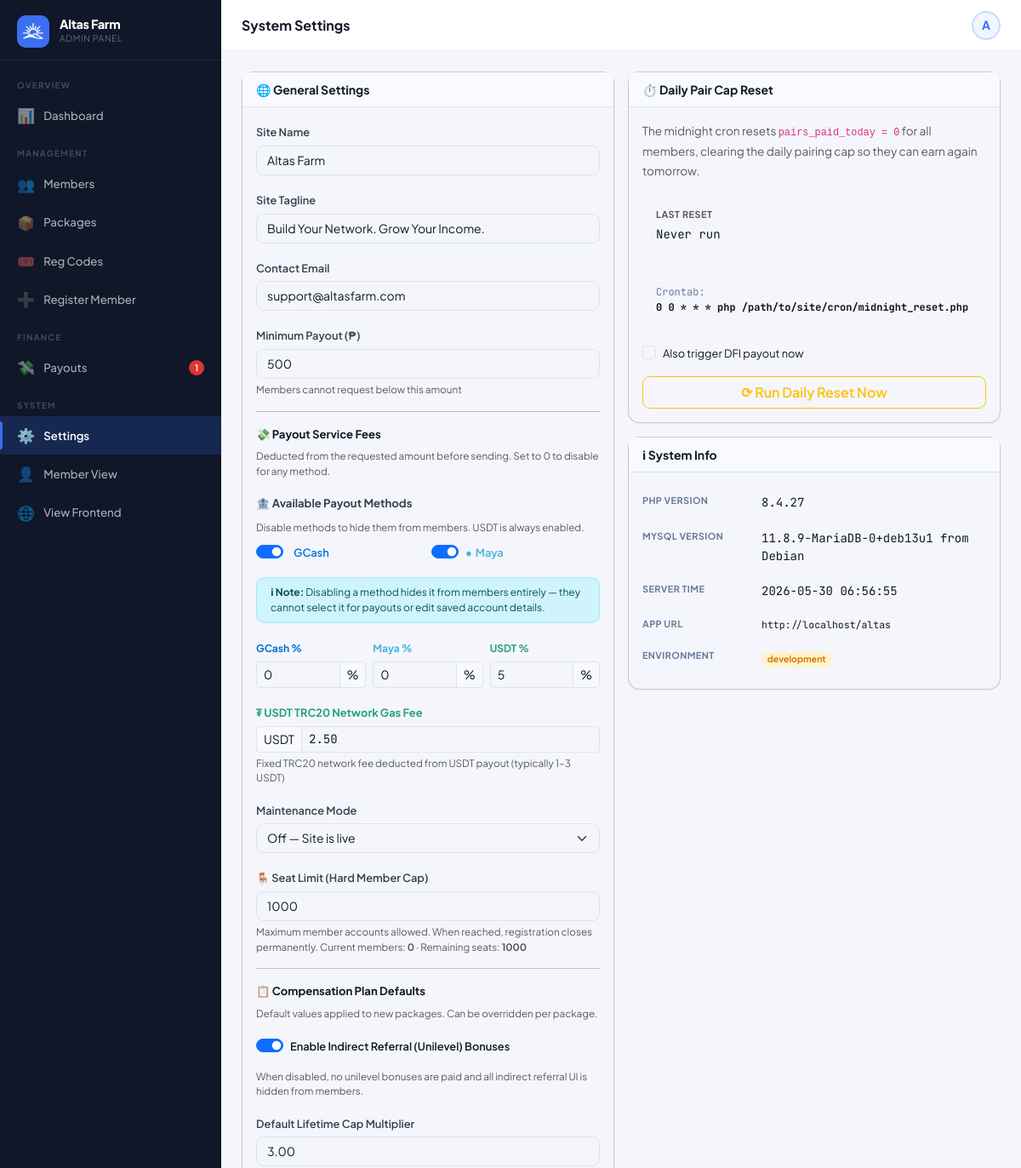
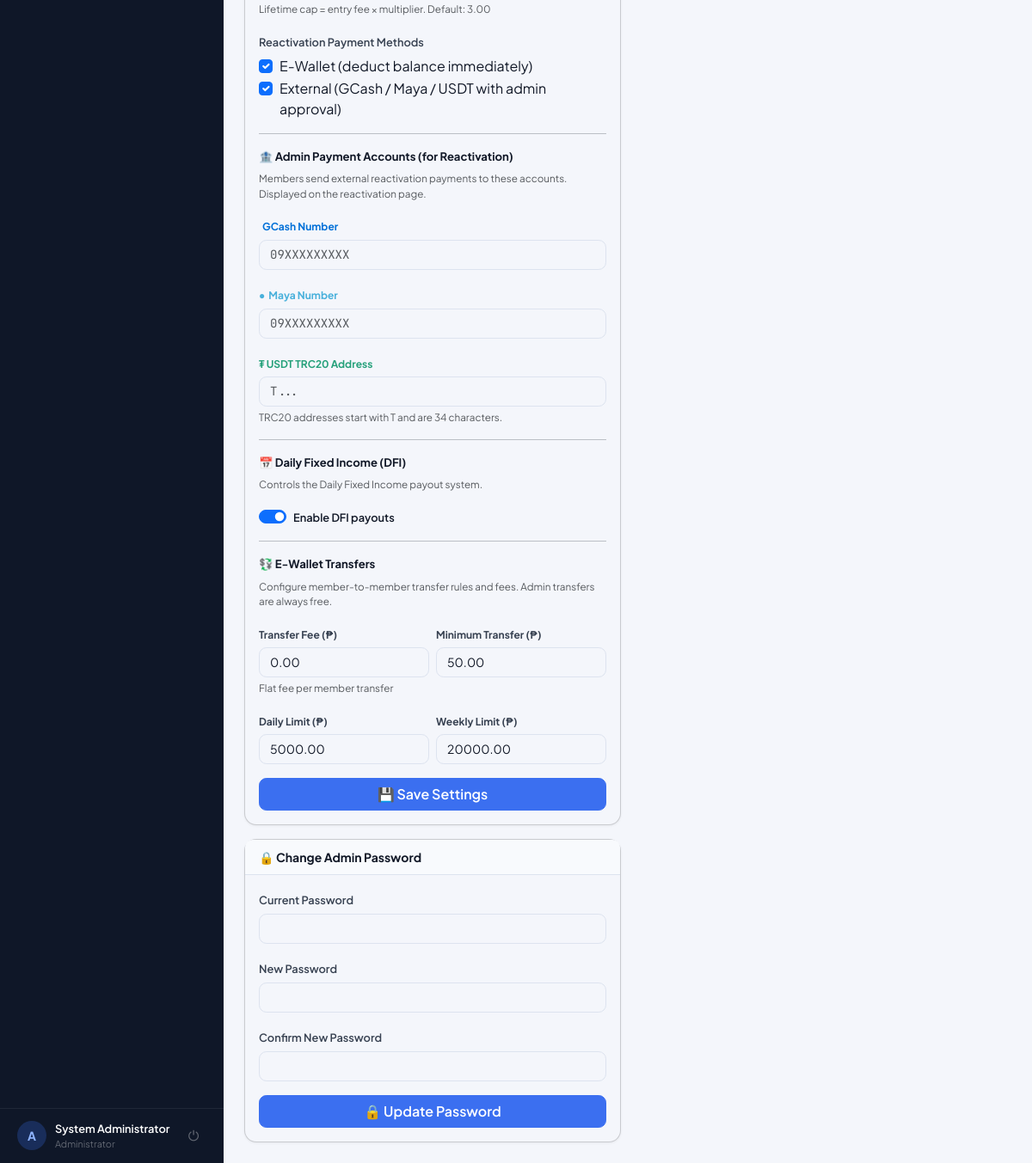
Screenshot of /?page=admin_settings (signed in) with the database file from the repository (2 pictures, top to bottom).
### tables this page shows
CREATE TABLE settings (
  key_name   VARCHAR(80) NOT NULL PRIMARY KEY,
  value      TEXT        NOT NULL,
  updated_at TIMESTAMP DEFAULT CURRENT_TIMESTAMP ON UPDATE CURRENT_TIMESTAMP
);

CREATE TABLE users (
  id                INT UNSIGNED AUTO_INCREMENT PRIMARY KEY,
  username          VARCHAR(40)  NOT NULL UNIQUE,
  password_hash     VARCHAR(255) NOT NULL,
  role              ENUM('member','admin') NOT NULL DEFAULT 'member',
  package_id        INT UNSIGNED NULL,
  reg_code_id       INT UNSIGNED NULL,

   
  sponsor_id        INT UNSIGNED NULL,
  binary_parent_id  INT UNSIGNED NULL,
  binary_position   ENUM('left','right') NULL,

   
  left_count        INT UNSIGNED NOT NULL DEFAULT 0,
  right_count       INT UNSIGNED NOT NULL DEFAULT 0,
  pairs_paid        INT UNSIGNED NOT NULL DEFAULT 0,
  pairs_flushed     INT UNSIGNED NOT NULL DEFAULT 0,
  pairs_paid_today  INT UNSIGNED NOT NULL DEFAULT 0,   

   
  lifetime_earned       DECIMAL(14,2) NOT NULL DEFAULT 0.00,
  cap_status            ENUM('active','capped','perminact') NOT NULL DEFAULT 'active',
  capping_bypass        TINYINT(1)   NOT NULL DEFAULT 0,
  daily_cap_bypass      TINYINT(1)   NOT NULL DEFAULT 0,
  capped_at             TIMESTAMP NULL,
  last_reactivation_at  TIMESTAMP NULL,
  dfi_days_used         INT UNSIGNED NOT NULL DEFAULT 0,
  dfi_active            TINYINT(1)   NOT NULL DEFAULT 1,

   
  full_name         VARCHAR(120) NULL,
  email             VARCHAR(120) NULL,
  mobile            VARCHAR(20)  NULL,
  gcash_number      VARCHAR(20)  NULL,
  maya_number       VARCHAR(20)  NULL,
  usdt_address      VARCHAR(100) NULL,
  address           TEXT         NULL,
  photo             VARCHAR(200) NULL,

  ewallet_balance       DECIMAL(14,2) NOT NULL DEFAULT 0.00,
  withdrawable_balance  DECIMAL(14,2) NOT NULL DEFAULT 0.00,
  status                ENUM('active','suspended','pending') NOT NULL DEFAULT 'active',
  joined_at         TIMESTAMP DEFAULT CURRENT_TIMESTAMP,
  last_login        TIMESTAMP NULL,

  FOREIGN KEY (sponsor_id)       REFERENCES users(id) ON DELETE SET NULL,
  FOREIGN KEY (binary_parent_id) REFERENCES users(id) ON DELETE SET NULL,
  FOREIGN KEY (package_id)       REFERENCES packages(id) ON DELETE SET NULL
);

### views/admin/settings.php (the view, shortened to what the rows shown need)
<?php require 'views/partials/head.php'; ?>
<?php require 'views/partials/sidebar_admin.php'; ?>
<div class="main-content">
  <?php require 'views/partials/topbar.php'; ?>
  <div class="page-content">
    <div class="row g-3">
      <div class="col-12 col-lg-6 d-flex flex-column gap-3">
        <div class="card">
          <div class="card-body">
            <form method="POST" action="<?= APP_URL ?>/?page=admin_save_settings">
              <div class="mb-3"><label class="form-label">Site Tagline</label><input type="text" name="site_tagline" class="form-control" value="<?= e(setting('site_tagline')) ?>"></div>
              <div class="mb-3"><label class="form-label">Contact Email</label><input type="email" name="contact_email" class="form-control" value="<?= e(setting('contact_email')) ?>"></div>
              <div class="mb-3">
                <label class="form-label">Minimum Payout (₱)</label>
                <input type="number" name="min_payout" class="form-control" min="0" step="0.01" value="<?= e(setting('min_payout', '500')) ?>">
                <div class="form-text">Members cannot request below this amount</div>
              </div>
                      <input class="form-check-input" type="checkbox" name="gcash_enabled" id="gcashEnabled" value="1" <?= setting('gcash_enabled', '1') === '1' ? 'checked' : '' ?>>
                      <input class="form-check-input" type="checkbox" name="maya_enabled" id="mayaEnabled" value="1" <?= setting('maya_enabled', '1') === '1' ? 'checked' : '' ?>>
              <div class="row g-2 mb-3">
                <div class="col-4">
                  <div class="input-group input-group-sm">
                    <input type="number" name="service_fee_gcash" class="form-control" min="0" max="100" step="0.01" value="<?= e(setting('service_fee_gcash', '0')) ?>">
                    <span class="input-group-text">%</span>
                  </div>
                </div>
                <div class="col-4">
                  <div class="input-group input-group-sm">
                    <input type="number" name="service_fee_maya" class="form-control" min="0" max="100" step="0.01" value="<?= e(setting('service_fee_maya', '0')) ?>">
                    <span class="input-group-text">%</span>
                  </div>
                </div>
                <div class="col-4">
                  <div class="input-group input-group-sm">
                    <input type="number" name="service_fee_usdt" class="form-control" min="0" max="100" step="0.01" value="<?= e(setting('service_fee_usdt', '5')) ?>">
                    <span class="input-group-text">%</span>
                  </div>
                </div>
              </div>
              <div class="mb-3">
                <div class="input-group input-group-sm">
                  <span class="input-group-text">USDT</span>
                  <input type="number" name="usdt_gas_fee" class="form-control font-mono" min="0" step="0.0001" value="<?= e(setting('usdt_gas_fee', '2.50')) ?>">
                </div>
              </div>
              <div class="mb-3">
                <label class="form-label">Default Lifetime Cap Multiplier</label>
                <input type="number" name="default_cap_multiplier" class="form-control" min="0" step="0.01" value="<?= e(setting('default_cap_multiplier', '3.00')) ?>">
                <div class="form-text">Lifetime cap = entry fee × multiplier. Default: 3.00</div>
              </div>
                  <input class="form-check-input" type="checkbox" name="reactivation_ewallet_enabled" id="reEwEnabled" value="1" <?= setting('reactivation_ewallet_enabled', '1') === '1' ? 'checked' : '' ?>>
                  <input class="form-check-input" type="checkbox" name="reactivation_external_enabled" id="reExtEnabled" value="1" <?= setting('reactivation_external_enabled', '1') === '1' ? 'checked' : '' ?>>
                <input type="tel" name="gcash_number" class="form-control font-mono" placeholder="09XXXXXXXXX" value="<?= e(setting('gcash_number', '')) ?>">
                <input type="tel" name="maya_number" class="form-control font-mono" placeholder="09XXXXXXXXX" value="<?= e(setting('maya_number', '')) ?>">
                <input type="text" name="usdt_address" class="form-control font-mono" placeholder="T..." value="<?= e(setting('usdt_address', '')) ?>">
                <input class="form-check-input" type="checkbox" name="dfi_enabled" id="dfiEnabled" value="1" <?= setting('dfi_enabled', '1') === '1' ? 'checked' : '' ?>>
              <div class="row g-2 mb-3">
                <div class="col-6">
                  <label class="form-label" style="font-weight:700;font-size:.75rem;">Transfer Fee (₱)</label>
                  <input type="number" name="ewallet_transfer_fee" class="form-control" min="0" step="0.01" value="<?= e(setting('ewallet_transfer_fee', '0.00')) ?>">
                  <div class="form-text">Flat fee per member transfer</div>
                </div>
                <div class="col-6">
                  <label class="form-label" style="font-weight:700;font-size:.75rem;">Minimum Transfer (₱)</label>
                  <input type="number" name="ewallet_min_transfer" class="form-control" min="0" step="0.01" value="<?= e(setting('ewallet_min_transfer', '50.00')) ?>">
                </div>
              </div>
              <div class="row g-2 mb-3">
                <div class="col-6">
                  <label class="form-label" style="font-weight:700;font-size:.75rem;">Daily Limit (₱)</label>
                  <input type="number" name="ewallet_transfer_daily_limit" class="form-control" min="0" step="0.01" value="<?= e(setting('ewallet_transfer_daily_limit', '5000.00')) ?>">
                </div>
                <div class="col-6">
                  <label class="form-label" style="font-weight:700;font-size:.75rem;">Weekly Limit (₱)</label>
                  <input type="number" name="ewallet_transfer_weekly_limit" class="form-control" min="0" step="0.01" value="<?= e(setting('ewallet_transfer_weekly_limit', '20000.00')) ?>">
                </div>
              </div>
            </form>
          </div>
        </div>
      </div>
    </div>
  </div>
</div>
<?php require 'views/partials/footer.php'; ?>

### views/partials/sidebar_admin.php (shortened to what the rows shown need)
<?php
$cp = current_page();
$user = Auth::user();
$initial = strtoupper(substr($user['username'] ?? 'A', 0, 1));
$pendingPayouts = (int)db()->query("SELECT COUNT(*) FROM payout_requests WHERE status='pending'")->fetchColumn();
$pendingMembers = (int)db()->query("SELECT COUNT(*) FROM users WHERE role='member' AND status='pending'")->fetchColumn();
function renderAdminNav($cp, $user, $initial, $pendingPayouts, $pendingMembers)
{ ?>
  <div class="sidebar-brand">
    <div>
      <div class="brand-name"><?= e(setting('site_name', APP_NAME)) ?></div>
      <div class="brand-sub">Admin Panel</div>
    </div>
  </div>
  <div class="sidebar-footer">
    <div class="sidebar-user">
      <div class="user-avatar" style="background:rgba(59,111,240,.25);color:#8fb4ff;">
        <?= $initial ?>
      </div>
      <div class="user-info">
        <div class="user-name"><?= e($user['full_name'] ?: $user['username']) ?></div>
        <div class="user-role">Administrator</div>
      </div>
      <a href="<?= APP_URL ?>/?page=logout" class="sidebar-logout" title="Log out">⏻</a>
    </div>
  </div>
<?php } ?>
<div class="sidebar d-none d-lg-flex flex-column">
  <?php renderAdminNav($cp, $user, $initial, $pendingPayouts, $pendingMembers); ?>
</div>

### views/partials/topbar.php (shortened to what the rows shown need)
<?php
if (isset($_GET['page']) && $_GET['page'] === 'admin_user_view' && !empty($_GET['id']) && Auth::isAdmin()) {
  $user = getUserById((int)$_GET['id']);
  if (!$user) {
    flash('error', 'User not found.');
    redirect('/?page=admin_users');
  }
} else {
  $user = Auth::user();
}
$initials      = strtoupper(substr($user['username'] ?? 'U', 0, 1));
?>
<div class="topbar-wrapper no-print">
  <div class="d-flex align-items-center gap-2">
    <a href="<?= APP_URL ?>/?page=<?= Auth::isAdmin() ? 'admin' : 'profile' ?>"
      class="topbar-avatar" title="<?= e($user['username'] ?? '') ?>">
      <?php if (!empty($user['photo'])): ?>
        <img src="<?= APP_URL ?>/uploads/<?= e($user['photo']) ?>" alt="">
      <?php else: ?>
        <?= $initials ?>
      <?php endif; ?>
    </a>
  </div>
</div>

### rows the page displays
settings: value "Altas Farm"
users: username "A", full_name "System Administrator"
settings: site_tagline "Build Your Network. Grow Your Income."
settings: contact_email "support@altasfarm.com"
settings: min_payout "500"
settings: service_fee_gcash "0"
settings: service_fee_maya "0"
settings: service_fee_usdt "5"
settings: usdt_gas_fee "2.50"
settings: default_cap_multiplier "3.00"
settings: ewallet_transfer_fee "0.00"
settings: ewallet_min_transfer "50.00"
settings: ewallet_transfer_daily_limit "5000.00"
settings: ewallet_transfer_weekly_limit "20000.00"

### other values shown
$pendingPayouts "1"
$pageTitle "System Settings"
User::counts()['total'] "0"
seatsRemaining() "1000"
PHP_VERSION "8.4.27"
db()->query('SELECT VERSION()')->fetchColumn() "11.8.9-MariaDB-0+deb13u1 from Debian"
APP_URL "http://localhost/altas"
APP_ENV "development"
